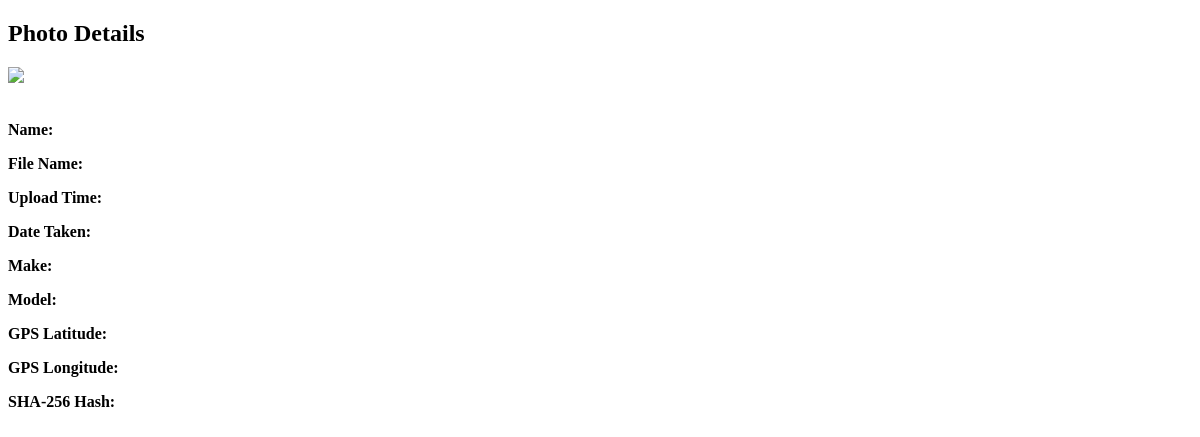
Page /output/1960.jpg on the earlier database version.
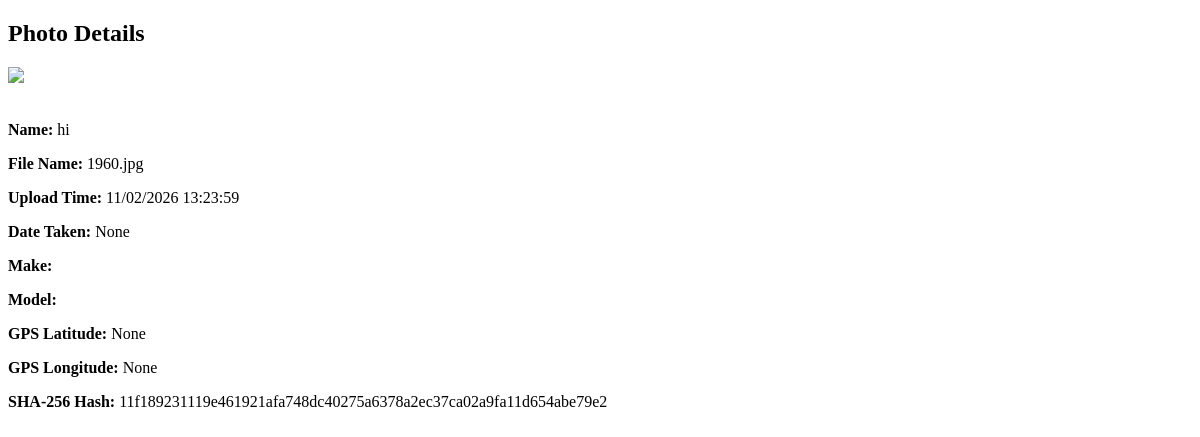
Same page on the later database version.
### tables this page shows
CREATE TABLE photos (
                    id INTEGER PRIMARY KEY AUTOINCREMENT,
                    name TEXT,
                    filename TEXT,
                    filepath TEXT,
                    upload_datetime TEXT,
                    taken_datetime TEXT,
                    make TEXT,
                    model TEXT,
                    gps_lat REAL,
                    gps_lon REAL,
                    hash TEXT
                );

### main.py (the view)
@app.route('/output/<filename>')
def output_page(filename):
    conn = sqlite3.connect('database.db')
    c = conn.cursor()
    c.execute("SELECT * FROM photos WHERE filepath LIKE ?", (f"%{filename}",))
    data = c.fetchone()
    conn.close()
    return render_template('output.html', data=data)

### templates/output.html
<!DOCTYPE html>
<html>
<body>
    <h2>Photo Details</h2>
    <img src="/{{ data[3] }}" width="300"><br><br>
    <p><strong>Name:</strong> {{ data[1] }}</p>
    <p><strong>File Name:</strong> {{ data[2] }}</p>
    <p><strong>Upload Time:</strong> {{ data[4] }}</p>
    <p><strong>Date Taken:</strong> {{ data[5] }}</p>
    <p><strong>Make:</strong> {{ data[6] }}</p>
    <p><strong>Model:</strong> {{ data[7] }}</p>
    <p><strong>GPS Latitude:</strong> {{ data[8] }}</p>
    <p><strong>GPS Longitude:</strong> {{ data[9] }}</p>
    <p><strong>SHA-256 Hash:</strong> {{ data[10] }}</p>
</body>
</html>

Differences in the rows shown:
added photos: name "hi", filename "1960.jpg", upload_datetime "11/02/2026 13:23:59", hash "11f189231119e461921afa748dc40275a6378a2ec37ca02a9fa11d654abe79e2"
Other differences:
{{ data[5] }}: (not shown) → "None"
{{ data[8] }}: (not shown) → "None"
{{ data[9] }}: (not shown) → "None"
